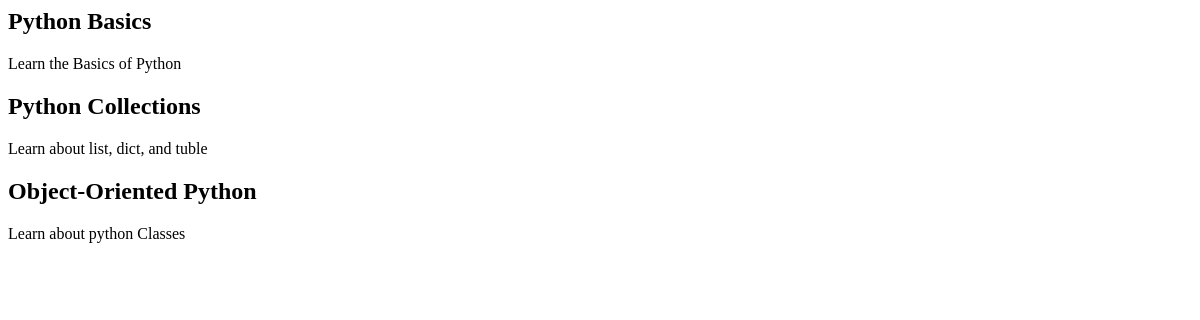
Page /courses/ on the earlier database version.
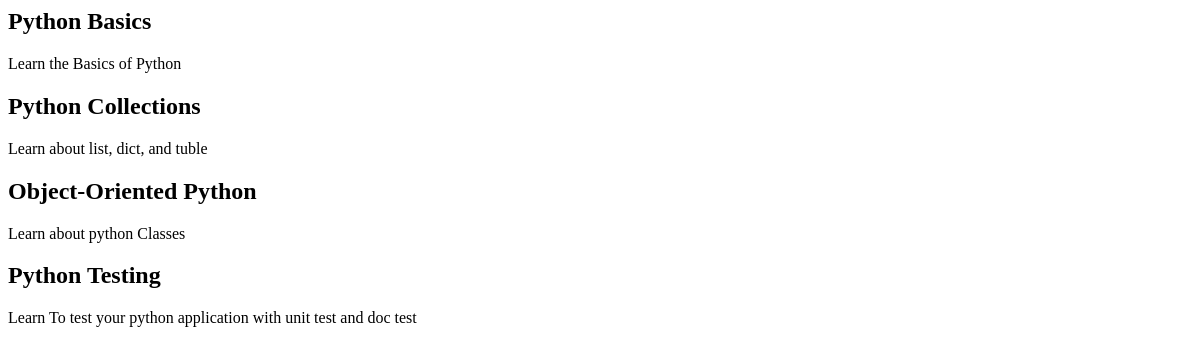
Same page on the later database version.
### courses/models.py (models this page shows, shortened)
class Course(models.Model):
    created_at = models.DateTimeField(auto_now_add=True)
    title = models.CharField(max_length = 255)
    description = models.TextField()

### courses/views.py (the view)
def course_list(request):
    courses = Course.objects.all()
    return render(request ,'courses/course_list.html',{'courses': courses})

### courses/templates/courses/course_list.html
{% for course in courses%}
    <h2>{{ course.title }}</h2>
    {{ course.description }}
{% endfor %}

Differences in the rows shown:
added Course: title "Python Testing", description "Learn To test your python application with unit test and doc test"
